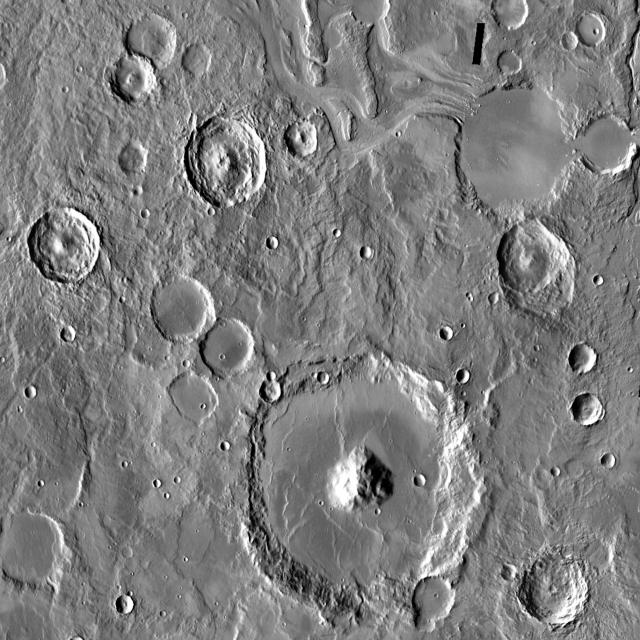
#> input picture Moon-landings/craters/test/images/010_png.rf.fcf5e274562ee69a325f9d7a0b30767f.jpg, 640 x 640 px
$ python -i landassist.py   (imports and definitions only)   (older library calls are emulated)
#> lines starting #> are read from the running program, lines starting #| are printed output that depends on the picture
#> further down, picture is the input picture: shape (640, 640, 3); min 0, max 255, mean 125.7
import os
import cv2
import numpy as np
import streamlit as st
import matplotlib.pyplot as plt
from skimage.feature import graycomatrix, graycoprops
from sklearn.ensemble import RandomForestClassifier
from sklearn.model_selection import train_test_split, cross_val_score
from sklearn.metrics import accuracy_score, precision_score, recall_score, f1_score, confusion_matrix
from sklearn.model_selection import StratifiedKFold

# Helper functions for image processing and safety assessment

def preprocess_image(image):
    """Preprocess the image (e.g., noise reduction)."""
    return cv2.GaussianBlur(image, (5, 5), 0)

def calculate_surface_slope(image):
    """Calculate surface slope using Sobel gradients."""
    grad_x = cv2.Sobel(image, cv2.CV_64F, 1, 0, ksize=5)
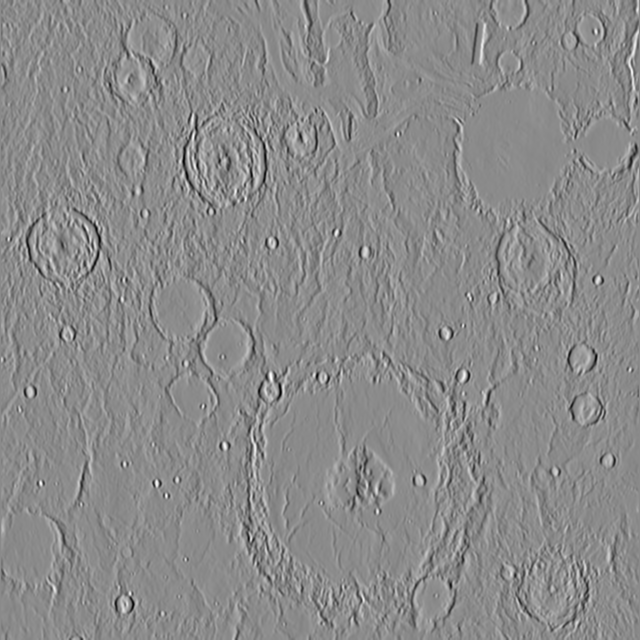
#> grad_x: shape (640, 640) float64; min -11844, max 9897, mean -1.7; drawn with min black and max white
    grad_y = cv2.Sobel(image, cv2.CV_64F, 0, 1, ksize=5)
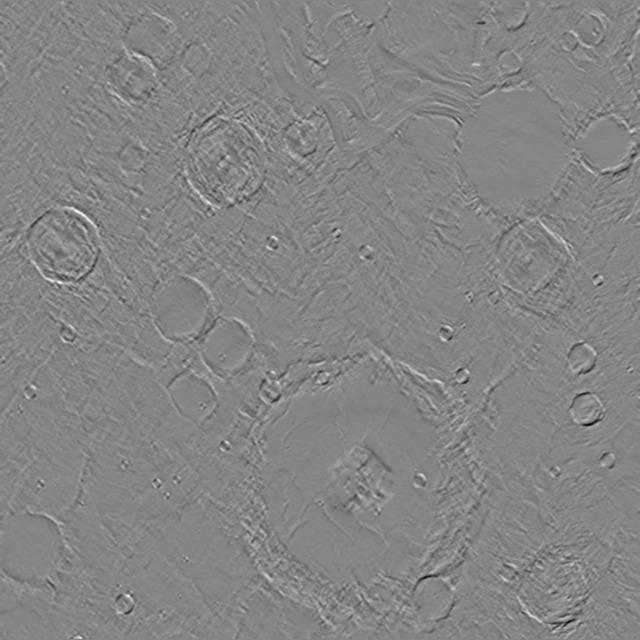
#> grad_y: shape (640, 640) float64; min -10841, max 10004, mean 0.3; drawn with min black and max white
    gradient_magnitude = cv2.magnitude(grad_x, grad_y)
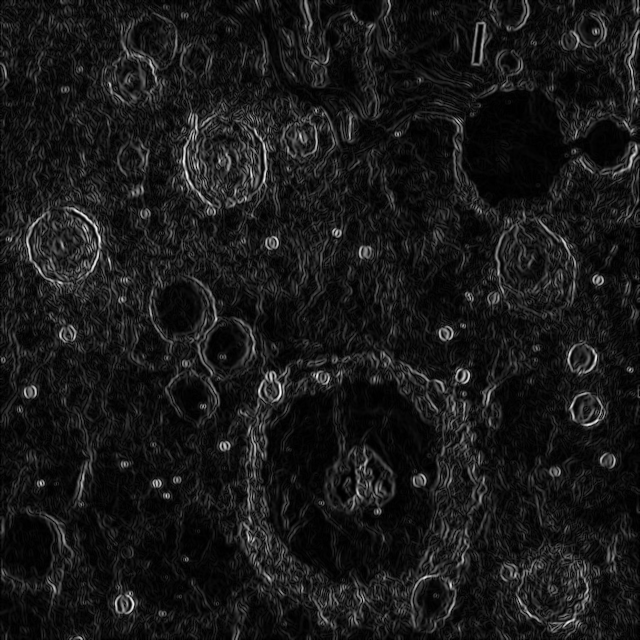
#> gradient_magnitude: shape (640, 640) float64; min 0, max 11918.4, mean 1162.2; drawn with min black and max white
    slope = np.max(gradient_magnitude)  # Max gradient as slope
#> slope = 11918.4
    return slope

def calculate_surface_roughness(image):
    """Calculate surface roughness using GLCM."""
    glcm = graycomatrix(image, [1], [0], symmetric=True, normed=True)
    contrast = graycoprops(glcm, 'contrast')[0, 0]
    return contrast

def extract_features(image):
    """Extract relevant features (e.g., slope, roughness) for model input."""
    gray = cv2.cvtColor(image, cv2.COLOR_BGR2GRAY)
    slope = calculate_surface_slope(gray)
#> slope = 11918.4
    roughness = calculate_surface_roughness(gray)
#> in calculate_surface_roughness, `contrast = graycoprops(glcm, 'contrast')[0, 0]`: contrast = 488.3
#> roughness = 488.3
    return [slope, roughness]

# [155 lines left out: functions train_model, assess_landing_safety_with_model, load_and_display_images, display_metrics, main, not called in this run]

# [2 lines not run here, left out]

>>> import cv2
>>> picture = cv2.imread('Moon-landings/craters/test/images/010_png.rf.fcf5e274562ee69a325f9d7a0b30767f.jpg')
>>> result = extract_features(picture)
#> result = [11918.4, 488.3]

$ run again, on Moon-landings/craters/test/images/019_png.rf.1930cd277f9bf0e3fa57f2dcfee0385f.jpg
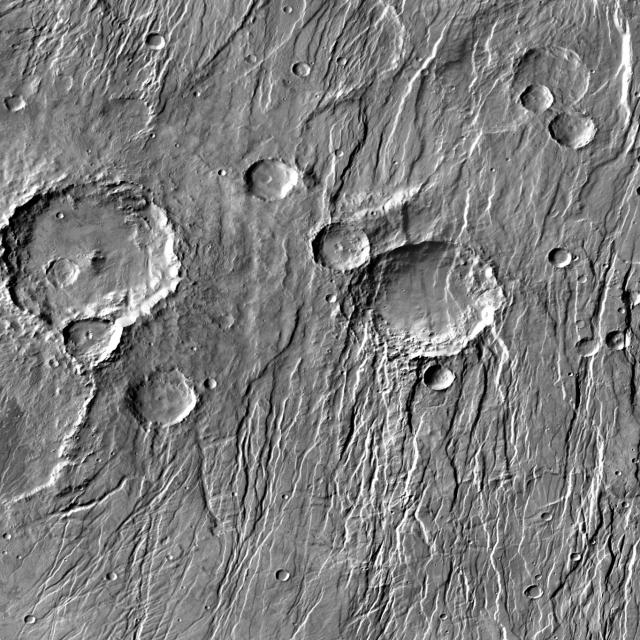
#> input picture Moon-landings/craters/test/images/019_png.rf.1930cd277f9bf0e3fa57f2dcfee0385f.jpg, 640 x 640 px
#> picture is the input picture: shape (640, 640, 3); min 0, max 255, mean 124.6
#> in calculate_surface_slope, `grad_y = cv2.Sobel(image, cv2.CV_64F, 0, 1, ksize=5)`:
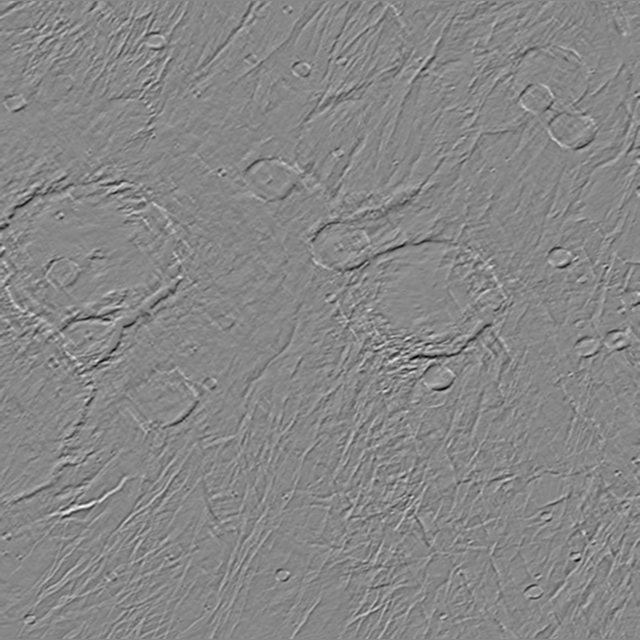
#> grad_y: shape (640, 640) float64; min -10930, max 9709, mean 1.5; drawn with min black and max white
#> in calculate_surface_slope, `gradient_magnitude = cv2.magnitude(grad_x, grad_y)`:
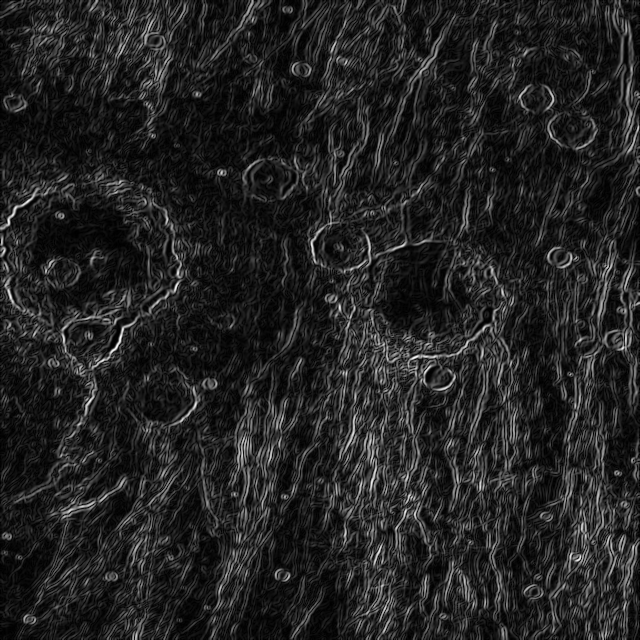
#> gradient_magnitude: shape (640, 640) float64; min 0, max 11999.2, mean 1669.2; drawn with min black and max white
#> in calculate_surface_slope, `slope = np.max(gradient_magnitude)`: slope = 11999.2
#> contrast = 856.4
#> result = [11999.2, 856.4]

$ run again, on Moon-landings/craters/test/images/04_png.rf.81a7d6cbeb9dc09e5a8ecd40e185fc92.jpg
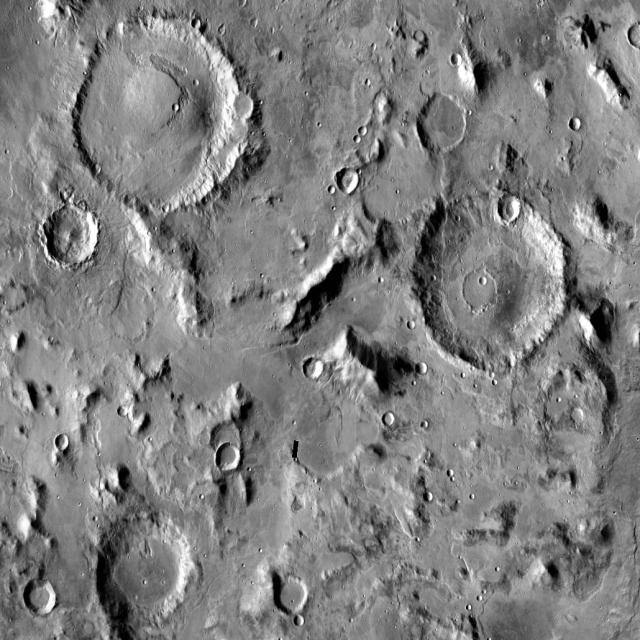
#> input picture Moon-landings/craters/test/images/04_png.rf.81a7d6cbeb9dc09e5a8ecd40e185fc92.jpg, 640 x 640 px
#> picture is the input picture: shape (640, 640, 3); min 0, max 255, mean 127.5
#> in calculate_surface_slope, `grad_y = cv2.Sobel(image, cv2.CV_64F, 0, 1, ksize=5)`:
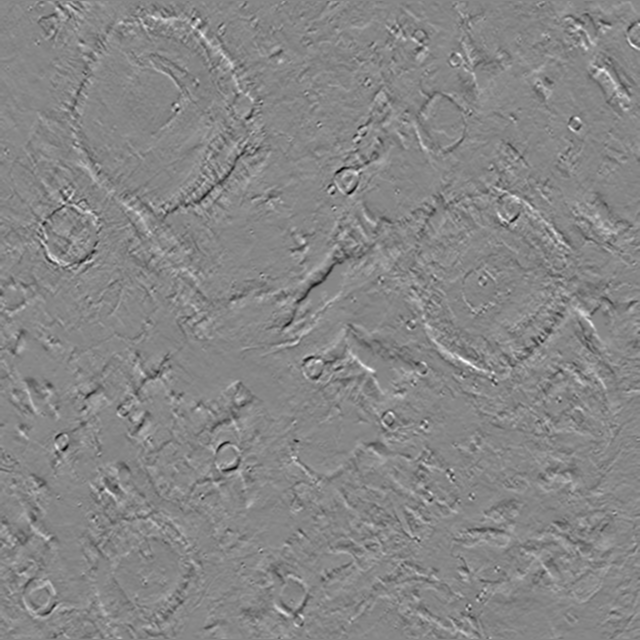
#> grad_y: shape (640, 640) float64; min -7734, max 6897, mean -0.4; drawn with min black and max white
#> in calculate_surface_slope, `gradient_magnitude = cv2.magnitude(grad_x, grad_y)`:
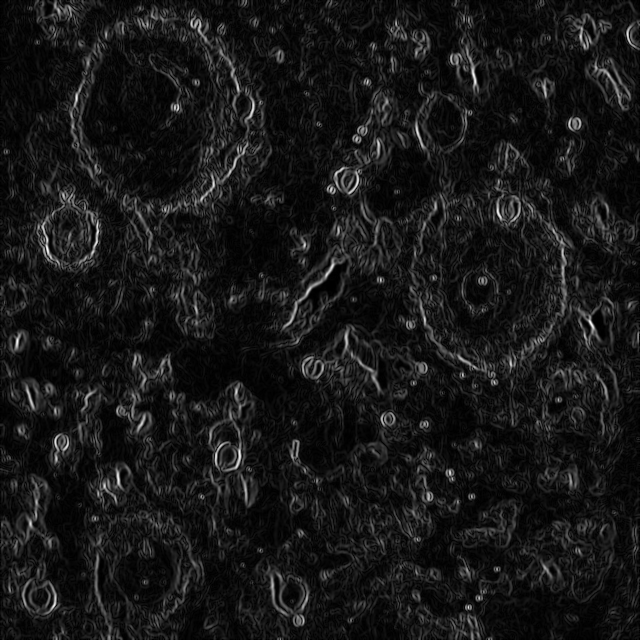
#> gradient_magnitude: shape (640, 640) float64; min 0, max 11396.8, mean 1057.1; drawn with min black and max white
#> in calculate_surface_slope, `slope = np.max(gradient_magnitude)`: slope = 11396.8
#> contrast = 320.6
#> result = [11396.8, 320.6]

$ run again, on Moon-landings/craters/test/images/mars_crater--100-_jpg.rf.a2ad5867efb2d73e86d9d980ca40a9fe.jpg
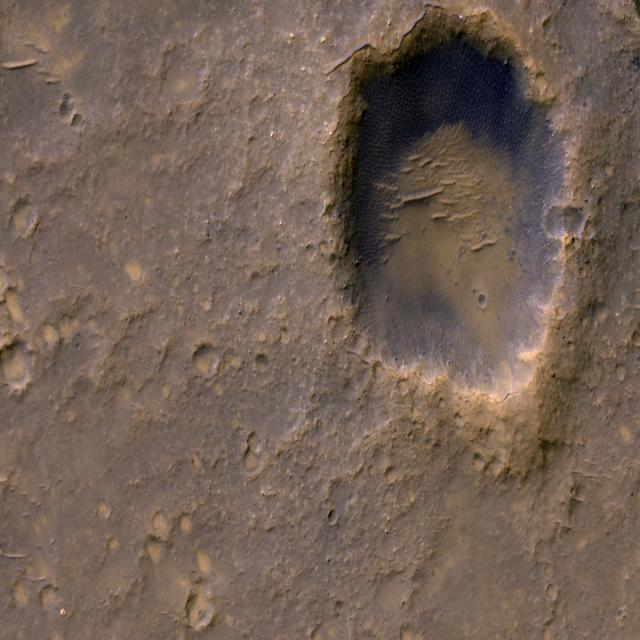
#> input picture Moon-landings/craters/test/images/mars_crater--100-_jpg.rf.a2ad5867efb2d73e86d9d980ca40a9fe.jpg, 640 x 640 px
#> picture is the input picture: shape (640, 640, 3); mean B, G, R 85, 97.5, 114.8
#> in calculate_surface_slope, `grad_y = cv2.Sobel(image, cv2.CV_64F, 0, 1, ksize=5)`:
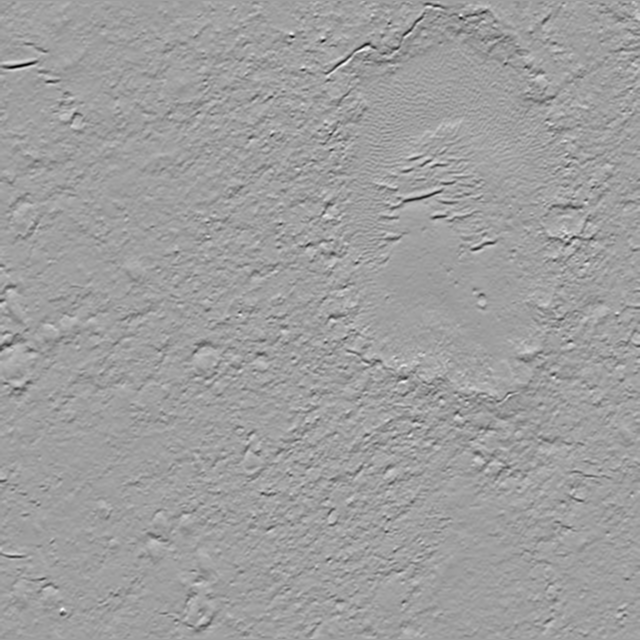
#> grad_y: shape (640, 640) float64; min -5260, max 3202, mean 0.6; drawn with min black and max white
#> in calculate_surface_slope, `gradient_magnitude = cv2.magnitude(grad_x, grad_y)`:
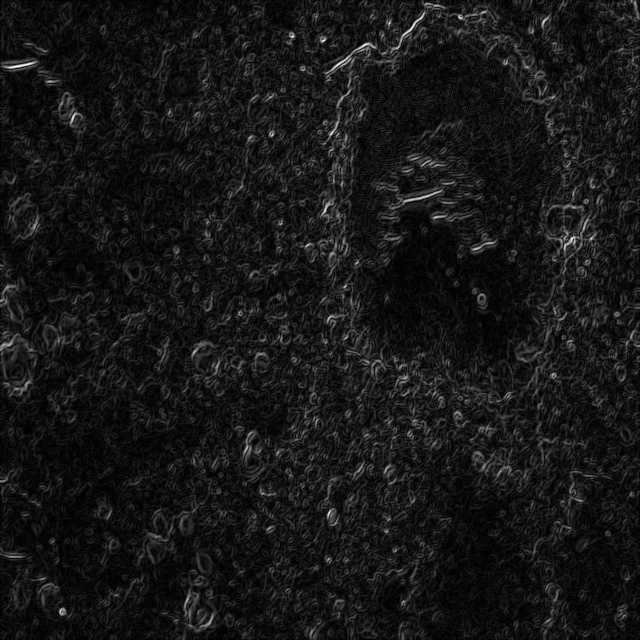
#> gradient_magnitude: shape (640, 640) float64; min 0, max 5349.4, mean 481.5; drawn with min black and max white
#> in calculate_surface_slope, `slope = np.max(gradient_magnitude)`: slope = 5349.4
#> contrast = 44.43
#> result = [5349.4, 44.43]
